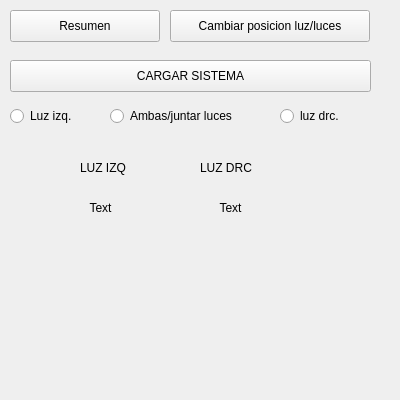
<?xml version="1.0" encoding="UTF-8"?>
<ui version="4.0">
 <class>MainWindow</class>
 <widget class="QMainWindow" name="MainWindow">
  <property name="geometry">
   <rect>
    <x>0</x>
    <y>0</y>
    <width>400</width>
    <height>400</height>
   </rect>
  </property>
  <property name="minimumSize">
   <size>
    <width>400</width>
    <height>400</height>
   </size>
  </property>
  <property name="baseSize">
   <size>
    <width>400</width>
    <height>400</height>
   </size>
  </property>
  <widget class="QWidget" name="centralwidget">
   <widget class="QPushButton" name="changeLightPositionTest">
    <property name="geometry">
     <rect>
      <x>10</x>
      <y>10</y>
      <width>150</width>
      <height>32</height>
     </rect>
    </property>
    <property name="text">
     <string>Resumen</string>
    </property>
   </widget>
   <widget class="QPushButton" name="pushButton2">
    <property name="geometry">
     <rect>
      <x>170</x>
      <y>10</y>
      <width>200</width>
      <height>32</height>
     </rect>
    </property>
    <property name="text">
     <string>Cambiar posicion luz/luces</string>
    </property>
   </widget>
   <widget class="QRadioButton" name="radioButtonOption1">
    <property name="geometry">
     <rect>
      <x>10</x>
      <y>100</y>
      <width>71</width>
      <height>32</height>
     </rect>
    </property>
    <property name="text">
     <string>Luz izq.</string>
    </property>
   </widget>
   <widget class="QRadioButton" name="radioButtonOption2">
    <property name="geometry">
     <rect>
      <x>110</x>
      <y>100</y>
      <width>150</width>
      <height>32</height>
     </rect>
    </property>
    <property name="text">
     <string>Ambas/juntar luces</string>
    </property>
   </widget>
   <widget class="QRadioButton" name="radioButtonOption3">
    <property name="geometry">
     <rect>
      <x>280</x>
      <y>100</y>
      <width>91</width>
      <height>32</height>
     </rect>
    </property>
    <property name="text">
     <string>luz drc.</string>
    </property>
   </widget>
   <widget class="QLabel" name="label">
    <property name="geometry">
     <rect>
      <x>80</x>
      <y>160</y>
      <width>59</width>
      <height>15</height>
     </rect>
    </property>
    <property name="text">
     <string>LUZ IZQ</string>
    </property>
   </widget>
   <widget class="QLabel" name="label_2">
    <property name="geometry">
     <rect>
      <x>200</x>
      <y>160</y>
      <width>59</width>
      <height>15</height>
     </rect>
    </property>
    <property name="text">
     <string>LUZ DRC</string>
    </property>
   </widget>
   <widget class="QLabel" name="label_luz_izq">
    <property name="geometry">
     <rect>
      <x>70</x>
      <y>200</y>
      <width>61</width>
      <height>16</height>
     </rect>
    </property>
    <property name="text">
     <string>Text</string>
    </property>
    <property name="alignment">
     <set>Qt::AlignCenter</set>
    </property>
   </widget>
   <widget class="QLabel" name="label_luz_drc1">
    <property name="geometry">
     <rect>
      <x>200</x>
      <y>200</y>
      <width>61</width>
      <height>16</height>
     </rect>
    </property>
    <property name="text">
     <string>Text</string>
    </property>
    <property name="alignment">
     <set>Qt::AlignCenter</set>
    </property>
   </widget>
   <widget class="QPushButton" name="loadSystemButton">
    <property name="geometry">
     <rect>
      <x>10</x>
      <y>60</y>
      <width>361</width>
      <height>32</height>
     </rect>
    </property>
    <property name="text">
     <string>CARGAR SISTEMA</string>
    </property>
   </widget>
  </widget>
 </widget>
 <resources/>
 <connections/>
</ui>
